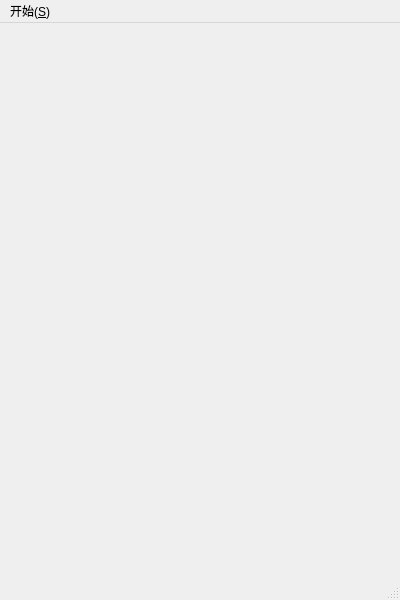
<?xml version="1.0" encoding="UTF-8"?>
<ui version="4.0">
 <class>ChooseLevelScene</class>
 <widget class="QMainWindow" name="ChooseLevelScene">
  <property name="geometry">
   <rect>
    <x>0</x>
    <y>0</y>
    <width>400</width>
    <height>600</height>
   </rect>
  </property>
  <property name="minimumSize">
   <size>
    <width>400</width>
    <height>600</height>
   </size>
  </property>
  <property name="maximumSize">
   <size>
    <width>400</width>
    <height>600</height>
   </size>
  </property>
  <property name="windowTitle">
   <string>选择关卡</string>
  </property>
  <property name="windowIcon">
   <iconset resource="res.qrc">
    <normaloff>:/res/Coin0001.png</normaloff>:/res/Coin0001.png</iconset>
  </property>
  <widget class="QWidget" name="centralwidget"/>
  <widget class="QMenuBar" name="menubar">
   <property name="geometry">
    <rect>
     <x>0</x>
     <y>0</y>
     <width>400</width>
     <height>23</height>
    </rect>
   </property>
   <widget class="QMenu" name="menu_S">
    <property name="title">
     <string>开始(&amp;S)</string>
    </property>
    <addaction name="actionquit"/>
   </widget>
   <addaction name="menu_S"/>
  </widget>
  <widget class="QStatusBar" name="statusbar"/>
  <action name="actionquit">
   <property name="text">
    <string>退出(&amp;X)</string>
   </property>
   <property name="shortcut">
    <string>Ctrl+X</string>
   </property>
  </action>
 </widget>
 <resources>
  <include location="res.qrc"/>
 </resources>
 <connections/>
</ui>
